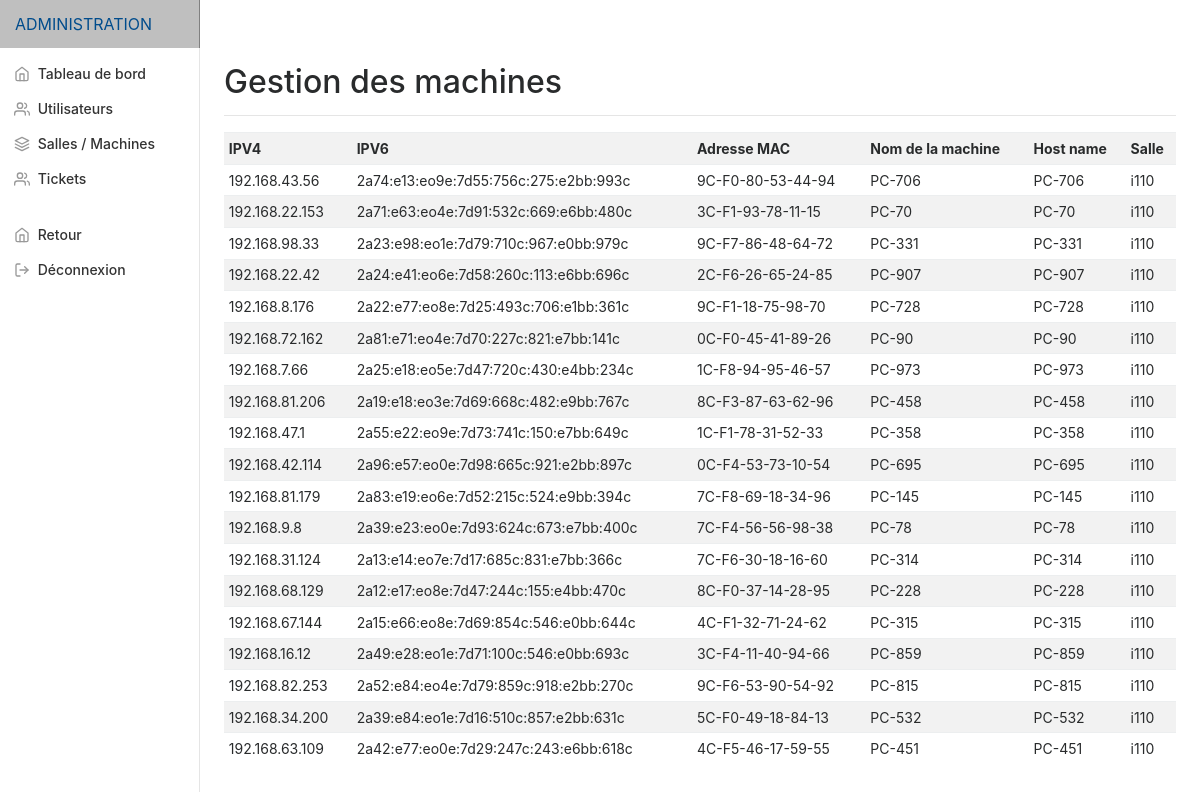
Page /machines.php?type=i&num=110 (signed in) on the committed database.
### tables this page shows
CREATE TABLE `machines` (
  `id_machine` int(11) NOT NULL,
  `ipv4_machine` varchar(255) NOT NULL,
  `ipv6_machine` varchar(255) NOT NULL,
  `mac_machine` varchar(255) NOT NULL,
  `nom_machine` varchar(255) NOT NULL,
  `host_name_machine` varchar(255) NOT NULL,
  `libelle_machine` char(255) DEFAULT NULL,
  `complet_salle` varchar(20) NOT NULL
);

### machines.php (the view, shortened to what this page needs)
<?php include('inc/admin/header.php'); ?>
<?php
if(isset($_GET['type']) AND isset($_GET['num'])){
if(!empty($_GET['type'] AND $_GET['num'])){
$type = $_GET['type'];
$num = $_GET['num'];
$complet_salle = $type.$num;
$req = $bdd->prepare('SELECT * FROM machines WHERE complet_salle = ?');
$req->execute(array($complet_salle));
$ifresult = $req->rowCount();
if($ifresult != 0){
$result = $req->fetchAll();
?>
<main role="main" class="col-md-9 ml-sm-auto col-lg-10 pt-3 px-4">
  <div class="d-flex justify-content-between flex-wrap flex-md-nowrap align-items-center pb-2 mb-3 border-bottom">
    <h1 class="h2">Gestion des machines</h1>
  </div>
  <div class="table-responsive">
    <?php
    if($result) {
        echo '<table class="table table-striped table-sm">';
            echo '<thread>';
            echo '<tr>';
            echo '<th>IPV4</th>';
            echo '<th>IPV6</th>';
            echo '<th>Adresse MAC</th>';
            echo '<th>Nom de la machine</th>';
            echo '<th>Host name</th>';
            echo '<th>Salle</th>';
        foreach($result as $row) {
            echo '<tr>';
            echo '<td>'.$row["ipv4_machine"].'</td>';
            echo '<td>'.$row["ipv6_machine"].'</td>';
            echo '<td>'.$row["mac_machine"].'</td>';
            echo '<td>'.$row["nom_machine"].'</td>';
            echo '<td>'.$row["host_name_machine"].'</td>';
            echo '<td>'.$row["complet_salle"].'</td>';
            echo '</tr>';
        }
        echo '</table>';
    }
    else echo 'Pas d\'enregistrements dans cette table...';
    ?>
  </div>
</main>
<?php } else {
  include('pageintrouvable.php');
} } else {
  include('pageintrouvable.php');
} } else {
  include('pageintrouvable.php');
}?>
<?php include('inc/admin/footer.php'); ?>

### assets/css/dashboard.css (style rules this page uses)
body { font-size: .875rem; }
.border-bottom { border-bottom: 1px solid #e5e5e5; }

### rows in the picture
machines: ipv4_machine "192.168.43.56", ipv6_machine "2a74:e13:eo9e:7d55:756c:275:e2bb:993c", mac_machine "9C-F0-80-53-44-94", nom_machine "PC-706", host_name_machine "PC-706", complet_salle "i110"
machines: ipv4_machine "192.168.22.153", ipv6_machine "2a71:e63:eo4e:7d91:532c:669:e6bb:480c", mac_machine "3C-F1-93-78-11-15", nom_machine "PC-70", host_name_machine "PC-70", complet_salle "i110"
machines: ipv4_machine "192.168.98.33", ipv6_machine "2a23:e98:eo1e:7d79:710c:967:e0bb:979c", mac_machine "9C-F7-86-48-64-72", nom_machine "PC-331", host_name_machine "PC-331", complet_salle "i110"
machines: ipv4_machine "192.168.22.42", ipv6_machine "2a24:e41:eo6e:7d58:260c:113:e6bb:696c", mac_machine "2C-F6-26-65-24-85", nom_machine "PC-907", host_name_machine "PC-907", complet_salle "i110"
machines: ipv4_machine "192.168.8.176", ipv6_machine "2a22:e77:eo8e:7d25:493c:706:e1bb:361c", mac_machine "9C-F1-18-75-98-70", nom_machine "PC-728", host_name_machine "PC-728", complet_salle "i110"
machines: ipv4_machine "192.168.72.162", ipv6_machine "2a81:e71:eo4e:7d70:227c:821:e7bb:141c", mac_machine "0C-F0-45-41-89-26", nom_machine "PC-90", host_name_machine "PC-90", complet_salle "i110"
machines: ipv4_machine "192.168.7.66", ipv6_machine "2a25:e18:eo5e:7d47:720c:430:e4bb:234c", mac_machine "1C-F8-94-95-46-57", nom_machine "PC-973", host_name_machine "PC-973", complet_salle "i110"
machines: ipv4_machine "192.168.81.206", ipv6_machine "2a19:e18:eo3e:7d69:668c:482:e9bb:767c", mac_machine "8C-F3-87-63-62-96", nom_machine "PC-458", host_name_machine "PC-458", complet_salle "i110"
machines: ipv4_machine "192.168.47.1", ipv6_machine "2a55:e22:eo9e:7d73:741c:150:e7bb:649c", mac_machine "1C-F1-78-31-52-33", nom_machine "PC-358", host_name_machine "PC-358", complet_salle "i110"
machines: ipv4_machine "192.168.42.114", ipv6_machine "2a96:e57:eo0e:7d98:665c:921:e2bb:897c", mac_machine "0C-F4-53-73-10-54", nom_machine "PC-695", host_name_machine "PC-695", complet_salle "i110"
machines: ipv4_machine "192.168.81.179", ipv6_machine "2a83:e19:eo6e:7d52:215c:524:e9bb:394c", mac_machine "7C-F8-69-18-34-96", nom_machine "PC-145", host_name_machine "PC-145", complet_salle "i110"
machines: ipv4_machine "192.168.9.8", ipv6_machine "2a39:e23:eo0e:7d93:624c:673:e7bb:400c", mac_machine "7C-F4-56-56-98-38", nom_machine "PC-78", host_name_machine "PC-78", complet_salle "i110"
machines: ipv4_machine "192.168.31.124", ipv6_machine "2a13:e14:eo7e:7d17:685c:831:e7bb:366c", mac_machine "7C-F6-30-18-16-60", nom_machine "PC-314", host_name_machine "PC-314", complet_salle "i110"
machines: ipv4_machine "192.168.68.129", ipv6_machine "2a12:e17:eo8e:7d47:244c:155:e4bb:470c", mac_machine "8C-F0-37-14-28-95", nom_machine "PC-228", host_name_machine "PC-228", complet_salle "i110"
machines: ipv4_machine "192.168.67.144", ipv6_machine "2a15:e66:eo8e:7d69:854c:546:e0bb:644c", mac_machine "4C-F1-32-71-24-62", nom_machine "PC-315", host_name_machine "PC-315", complet_salle "i110"
machines: ipv4_machine "192.168.16.12", ipv6_machine "2a49:e28:eo1e:7d71:100c:546:e0bb:693c", mac_machine "3C-F4-11-40-94-66", nom_machine "PC-859", host_name_machine "PC-859", complet_salle "i110"
machines: ipv4_machine "192.168.82.253", ipv6_machine "2a52:e84:eo4e:7d79:859c:918:e2bb:270c", mac_machine "9C-F6-53-90-54-92", nom_machine "PC-815", host_name_machine "PC-815", complet_salle "i110"
machines: ipv4_machine "192.168.34.200", ipv6_machine "2a39:e84:eo1e:7d16:510c:857:e2bb:631c", mac_machine "5C-F0-49-18-84-13", nom_machine "PC-532", host_name_machine "PC-532", complet_salle "i110"
machines: ipv4_machine "192.168.63.109", ipv6_machine "2a42:e77:eo0e:7d29:247c:243:e6bb:618c", mac_machine "4C-F5-46-17-59-55", nom_machine "PC-451", host_name_machine "PC-451", complet_salle "i110"
